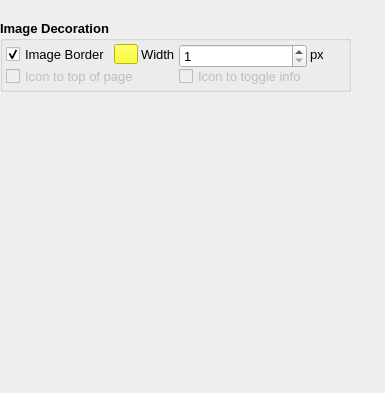
         <widget class="QWidget" name="page_5">
          <property name="geometry">
           <rect>
            <x>0</x>
            <y>0</y>
            <width>385</width>
            <height>393</height>
           </rect>
          </property>
          <attribute name="label">
           <string>Image Decorations</string>
          </attribute>
          <widget class="QGroupBox" name="gbDecoration">
           <property name="geometry">
            <rect>
             <x>0</x>
             <y>20</y>
             <width>351</width>
             <height>72</height>
            </rect>
           </property>
           <property name="minimumSize">
            <size>
             <width>270</width>
             <height>0</height>
            </size>
           </property>
           <property name="font">
            <font>
             <family>Arial</family>
             <pointsize>10</pointsize>
             <weight>75</weight>
             <bold>true</bold>
            </font>
           </property>
           <property name="title">
            <string>Image Decoration</string>
           </property>
           <layout class="QGridLayout" name="gbDecorationLayout">
            <property name="leftMargin">
             <number>3</number>
            </property>
            <property name="topMargin">
             <number>3</number>
            </property>
            <property name="rightMargin">
             <number>3</number>
            </property>
            <property name="bottomMargin">
             <number>3</number>
            </property>
            <property name="spacing">
             <number>3</number>
            </property>
            <item row="0" column="0">
             <widget class="QCheckBox" name="chkImageBorder">
              <property name="font">
               <font>
                <family>Arial</family>
                <pointsize>10</pointsize>
                <weight>50</weight>
                <bold>false</bold>
               </font>
              </property>
              <property name="text">
               <string>Image Border</string>
              </property>
              <property name="checked">
               <bool>true</bool>
              </property>
             </widget>
            </item>
            <item row="5" column="0" colspan="3">
             <widget class="QCheckBox" name="chkIconTop">
              <property name="enabled">
               <bool>false</bool>
              </property>
              <property name="font">
               <font>
                <family>Arial</family>
                <pointsize>10</pointsize>
                <weight>50</weight>
                <bold>false</bold>
               </font>
              </property>
              <property name="text">
               <string>Icon to top of page</string>
              </property>
              <property name="checked">
               <bool>false</bool>
              </property>
             </widget>
            </item>
            <item row="5" column="3">
             <widget class="QCheckBox" name="chkIconText">
              <property name="enabled">
               <bool>false</bool>
              </property>
              <property name="font">
               <font>
                <family>Arial</family>
                <pointsize>10</pointsize>
                <weight>50</weight>
                <bold>false</bold>
               </font>
              </property>
              <property name="text">
               <string>Icon to toggle info</string>
              </property>
              <property name="checked">
               <bool>false</bool>
              </property>
             </widget>
            </item>
            <item row="0" column="2">
             <widget class="QLabel" name="label_14">
              <property name="font">
               <font>
                <family>Arial</family>
                <pointsize>10</pointsize>
                <weight>50</weight>
                <bold>false</bold>
               </font>
              </property>
              <property name="text">
               <string>Width</string>
              </property>
              <property name="buddy">
               <cstring>sbBorderWidth</cstring>
              </property>
             </widget>
            </item>
            <item row="0" column="4">
             <widget class="QLabel" name="label_15">
              <property name="font">
               <font>
                <family>Arial</family>
                <pointsize>10</pointsize>
                <weight>50</weight>
                <bold>false</bold>
               </font>
              </property>
              <property name="text">
               <string>px</string>
              </property>
             </widget>
            </item>
            <item row="0" column="1">
             <widget class="QToolButton" name="btnBorderColor">
              <property name="font">
               <font>
                <family>MS Shell Dlg 2</family>
                <pointsize>8</pointsize>
                <weight>50</weight>
                <bold>false</bold>
               </font>
              </property>
              <property name="styleSheet">
               <string notr="true">QToolButton {
background-color:#ffff00;
}</string>
              </property>
              <property name="text">
               <string/>
              </property>
             </widget>
            </item>
            <item row="0" column="3">
             <widget class="QSpinBox" name="sbBorderWidth">
              <property name="minimumSize">
               <size>
                <width>0</width>
                <height>24</height>
               </size>
              </property>
              <property name="font">
               <font>
                <family>Arial</family>
                <pointsize>10</pointsize>
                <weight>50</weight>
                <bold>false</bold>
               </font>
              </property>
              <property name="minimum">
               <number>1</number>
              </property>
             </widget>
            </item>
           </layout>
          </widget>
         </widget>
